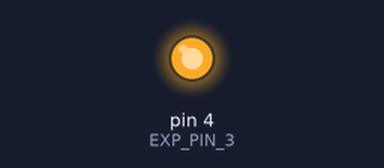
A sketch run on a simulated Arduino Uno, built with avr-gcc and run on an emulated ATmega328P. Shown: output pins drawn as LEDs (lit = HIGH).

Above: at 2.3 s.
At 51.0 s:
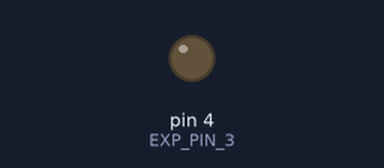
Timing chart, 0 to 52.2 s (numbered marks = the images above):
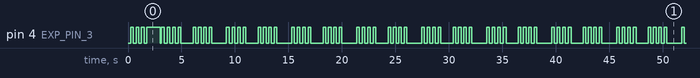

The sketch:

Blinking_and_Fading_a_LED.ino
```cpp
/*------------PIN DECLARATION FOR ESP8266 I/O EXPANSION SHIELD------------
        I/O         ORIGINAL
        Expansion     PIN
        Shield      ESP8266
--------------------------------------------------------------------------*/
#define EXP_PIN_2     0
#define EXP_PIN_3     4   //LED MODULE
#define EXP_PIN_4     5
#define EXP_PIN_5     12
#define EXP_PIN_6     13
#define EXP_PIN_7     15
/************PIN DECLARATION FOR ESP8266 I/O EXPANSION SHIELD************/

void toggleLED(int times) {
  for (int i = 0; i < times; i++) {
    digitalWrite(EXP_PIN_3, !digitalRead(EXP_PIN_3));
    delay(250);
    digitalWrite(EXP_PIN_3, !digitalRead(EXP_PIN_3));
    delay(250);
  }
}

void fadeLED(int times) {
  for (int i = 0; i < times; i++) {
    for (int j = 0; j < 256; j++) {
      analogWrite(EXP_PIN_3, j);
      delay(1);
    }
    for (int j = 255; j >= 0; j--) {
      analogWrite(EXP_PIN_3, j);
      delay(1);
    }
  }
}

void setup() {
  pinMode(EXP_PIN_3, OUTPUT);
  digitalWrite(EXP_PIN_3, HIGH);
}

void loop() {
  toggleLED(4);
  delay(1000);
  fadeLED(4);
  delay(1000);
}
```

Measured:
- by itself, pin 4 (EXP_PIN_3): moves between LOW and HIGH, repeating every 40.1 s
- by itself, everything shown: repeats every 40.1 s, in 106 steps
